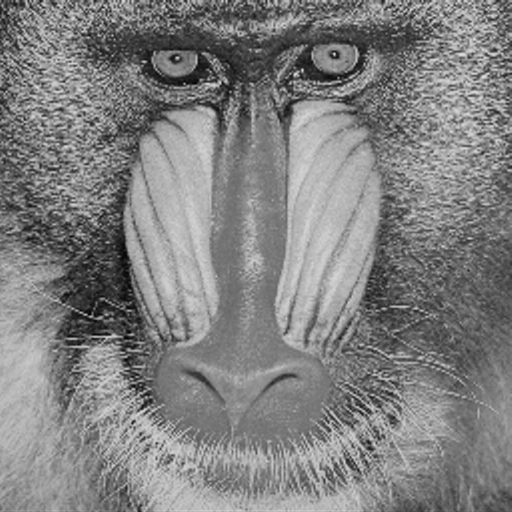
#> input picture MRS-impulse-noise/images/benchmark/mandrill.png, 512 x 512 px, given as the content of the folder e/t1/MRS-impulse-noise/data/../images/benchmark/mandrill.png, which was not available
$ python h1_run.py ../images/benchmark/mandrill.png
#> lines starting #> are read from the running program, lines starting #| are printed output that depends on the picture; pictures that were not available may be replaced by others from this repository, and a replacement may not be noted
### MRS-impulse-noise/src/mrs_core.py
"""Mask-conditioned risk switching (MRS) for NVBMF-class two-stage impulse filters.

Derivation
----------
Under salt-and-pepper corruption the surviving pixels carry TRUE values, so the
restoration error at a repaired pixel p is pure prediction error: p is estimated by
an average over a set S of source locations, all of which hold true image values.

For a weighted-equally average over a source multiset S (|S| = m), the expected
squared error is the geostatistical extension variance:

    V(p, S) = (1/m) sum_{s in S} D(|p - s|)  -  (1/(2 m^2)) sum_{s,t in S} D(|s - t|)

with D(h) = E[(I(x) - I(x+h))^2] the structure function (= 2 * semivariogram).

Stage 1 estimates p by the mean of the tied-nearest surviving pixels -> S1 is known
exactly from the mask.  Stage 2 replaces that by the 3x3 non-zero mean of the Stage-1
output; each window position contributes either its own true value (if it survived) or
its donor's value (if it was repaired), so the EFFECTIVE source multiset S2 is also
known exactly from the mask.  Both are therefore computable with no ground truth.

D is estimated from surviving pixel pairs only, either globally or in a local window.
"""
import numpy as np

# ---------------------------------------------------------------- rings / offsets

def distance_rings(radius=5):
#> called with radius = 5
    rings = {}
    for di in range(-radius, radius + 1):
        for dj in range(-radius, radius + 1):
            if di == 0 and dj == 0:
                continue
            rings.setdefault(di * di + dj * dj, []).append((di, dj))
    return [(d2, rings[d2]) for d2 in sorted(rings)]

RINGS = distance_rings(5)


def shift(a, di, dj, fill=0.0):
    out = np.full_like(a, fill, dtype=a.dtype)
    H, W = a.shape
    si0, si1 = max(0, di), min(H, H + di)
    di0, di1 = max(0, -di), min(H, H - di)
    sj0, sj1 = max(0, dj), min(W, W + dj)
    dj0, dj1 = max(0, -dj), min(W, W - dj)
    if si1 > si0 and sj1 > sj0:
        out[di0:di1, dj0:dj1] = a[si0:si1, sj0:sj1]
    return out


# ---------------------------------------------------------------- structure function

def structure_function_global(img, surv, lags):
    """D(h) estimated from surviving pairs only. lags = list of (di,dj)."""
    x = img.astype(np.float64)
    m = surv.astype(np.float64)
    out = {}
    for (di, dj) in lags:
        xs, ms = shift(x, di, dj), shift(m, di, dj)
        w = m * ms
        n = w.sum()
        out[(di, dj)] = float((w * (x - xs) ** 2).sum() / n) if n > 0 else np.nan
    return out


def _box(a, r):
    """Box sum over a (2r+1)^2 window, via summed-area table."""
    H, W = a.shape
    ii = np.zeros((H + 1, W + 1), np.float64)
    ii[1:, 1:] = a.cumsum(0).cumsum(1)
    i0 = np.clip(np.arange(H) - r, 0, H)
    i1 = np.clip(np.arange(H) + r + 1, 0, H)
    j0 = np.clip(np.arange(W) - r, 0, W)
    j1 = np.clip(np.arange(W) + r + 1, 0, W)
    return (ii[np.ix_(i1, j1)] - ii[np.ix_(i0, j1)]
            - ii[np.ix_(i1, j0)] + ii[np.ix_(i0, j0)])


# [12 lines left out: function structure_function_local, not called in this run]


class Dcurve:
    """Isotropic D(r) as a function of distance, from lag estimates."""

    def __init__(self, r2_to_D):
        r2 = np.array(sorted(r2_to_D), dtype=np.float64)
        vals = np.array([r2_to_D[k] for k in sorted(r2_to_D)], dtype=np.float64)
        ok = np.isfinite(vals)
        self.r = np.sqrt(r2[ok])
        self.D = vals[ok]

    def __call__(self, r):
        r = np.asarray(r, np.float64)
        v = np.interp(r, self.r, self.D)
        # D is zero at zero lag. np.interp clamps below the smallest measured
        # lag, so without this the i=j terms of the ordered double sum in
        # Eqn (6) would be charged D(r_min) instead of 0.
        return np.where(r <= 0.0, 0.0, v)


def isotropic(dmap):
    """Average directional lag estimates into r^2 -> D."""
    acc = {}
    for (di, dj), v in dmap.items():
        if np.isfinite(v):
            acc.setdefault(di * di + dj * dj, []).append(v)
    return {k: float(np.mean(v)) for k, v in acc.items()}


LAGS = [(0, 1), (1, 0), (1, 1), (1, -1), (0, 2), (2, 0), (2, 2), (2, -2),
        (0, 3), (3, 0), (1, 2), (2, 1), (0, 4), (4, 0), (3, 3), (3, -3),
        (0, 5), (5, 0), (0, 6), (6, 0), (0, 8), (8, 0)]


# ---------------------------------------------------------------- stage 1, vectorised

def stage1_with_sources(noisy, mask):
    """Vectorised NVBMF Stage 1.

    Returns (s1, src_di, src_dj, ring_idx, ring_m) where for each repaired pixel
    src_di/src_dj is the offset to the CENTROID of its tied-nearest donors, ring_idx
    identifies the winning ring and ring_m the number of tied donors in it. Clean
    pixels get offset (0,0).
    """
    x = noisy.astype(np.float64)
    surv = (~mask).astype(np.float64)
    H, W = x.shape

    val = np.zeros((H, W))
    done = ~mask
    ring_id = np.full((H, W), -1, np.int16)
    ring_m = np.zeros((H, W), np.float64)
    sdi = np.zeros((H, W))
    sdj = np.zeros((H, W))

    for k, (d2, offs) in enumerate(RINGS):
        todo = ~done
        if not todo.any():
            break
        s = np.zeros((H, W))
        c = np.zeros((H, W))
        adi = np.zeros((H, W))
        adj = np.zeros((H, W))
        for (di, dj) in offs:
            sm = shift(surv, di, dj)
            sv = shift(x, di, dj)
            s += sv * sm
            c += sm
            adi += di * sm
            adj += dj * sm
        hit = todo & (c > 0)
        if hit.any():
            val[hit] = s[hit] / c[hit]
            ring_id[hit] = k
            ring_m[hit] = c[hit]
            sdi[hit] = adi[hit] / c[hit]
            sdj[hit] = adj[hit] / c[hit]
            done |= hit

    # all-noise-window fallback: leave as running-mean surrogate (global clean mean)
    left = ~done
    if left.any():
        cm = x[~mask].mean() if (~mask).any() else x.mean()
        val[left] = cm
        ring_m[left] = 1.0

    s1 = np.where(mask, val, x)
    return s1, sdi, sdj, ring_id, ring_m


# ---------------------------------------------------------------- predicted risks

def _ring_pair_term(mask, ring_id, ring_m, Dfun):
    """(1/(2 m^2)) * sum_{s,t in S1} D(|s-t|) for the winning ring of each pixel."""
    H, W = mask.shape
    surv = (~mask).astype(np.float64)
    acc = np.zeros((H, W))
    for k, (d2, offs) in enumerate(RINGS):
        sel = (ring_id == k) & mask
        if not sel.any():
            continue
        tot = np.zeros((H, W))
        for (ai, aj) in offs:
            ma = shift(surv, ai, aj)
            for (bi, bj) in offs:
                mb = shift(surv, bi, bj)
                h = np.hypot(ai - bi, aj - bj)
                tot += ma * mb * np.asarray(Dfun(h))
        acc[sel] = tot[sel]
    m2 = np.maximum(ring_m, 1.0) ** 2
    return acc / (2.0 * m2)


def risk_stage1(mask, ring_id, ring_m, Dfun):
    """V1 = D(r) - pair term. All donors sit at the same distance r."""
    H, W = mask.shape
    r = np.zeros((H, W))
    for k, (d2, offs) in enumerate(RINGS):
        sel = ring_id == k
        if sel.any():
            r[sel] = np.sqrt(d2)
    first = Dfun(r)
    return np.maximum(first - _ring_pair_term(mask, ring_id, ring_m, Dfun), 1e-9)


WIN3 = [(di, dj) for di in (-1, 0, 1) for dj in (-1, 0, 1)]


def risk_stage2(mask, sdi, sdj, Dfun):
    """V2 for the 3x3 mean of the Stage-1 output.

    Effective source offset of window position u is u + srcoff(p+u), where srcoff is
    (0,0) for a surviving pixel and the donor centroid offset for a repaired one.
    """
    H, W = mask.shape
    S = []
    for (ui, uj) in WIN3:
        S.append((ui + shift(sdi, ui, uj), uj + shift(sdj, ui, uj)))
    m = float(len(S))
    t1 = np.zeros((H, W))
    for (ai, aj) in S:
        t1 += Dfun(np.hypot(ai, aj))
    t1 /= m
    t2 = np.zeros((H, W))
    for (ai, aj) in S:
        for (bi, bj) in S:
            t2 += Dfun(np.hypot(ai - bi, aj - bj))
    t2 /= (2.0 * m * m)
    return np.maximum(t1 - t2, 1e-9)

### MRS-impulse-noise/experiments/h1_m7_benchmark.py
#!/usr/bin/env python3
"""
H1 + M7  --  MRS grafted onto NVBMF, benchmarked against the anchor paper's
comparison set on the anchor paper's datasets, with Wilcoxon signed-rank tests.

WHAT THIS ANSWERS
-----------------
H1 : the reviewer's objection that six images cannot support the claim, and that
     the anchor [1] is weakest in the 10-40% band, which is exactly the band MRS
     acts on. Running on BSDS200 + TESTIMAGES40 + MATLAB20 puts MRS on the anchor's
     own ground.
M7 : scale beyond six images, re-estimate the roughness-gain correlation on a set
     large enough to carry it, and test significance the way the anchor does.

DATASETS (you must supply these; see PREPARE below)
---------------------------------------------------
    data/bsds200/*.png        200 images, UC-Berkeley BSDS train split, grayscale
    data/testimages40/*.png    40 images, TESTIMAGES 1200x1200 subset, grayscale
    data/matlab20/*.png        20 images, the MATLAB sample-image set, grayscale

PREPARE
-------
Convert every source image to 8-bit grayscale PNG. Do NOT resize BSDS (481x321 is
the native size the anchor uses). Record the exact file list; the script writes it
into the output so the run is reproducible.

DENSITIES
---------
0.10 .. 0.40 in steps of 0.05 (the band where MRS is active), plus 0.50 and 0.60 as
a control band where MRS defers to the global rule and must be identical to NVBMF.

BASELINES
---------
NVBMF [1] and MRS are implemented here. ARmF, IAWMF, IMF, DAMF and SFT_lp are NOT
reimplemented: reimplementing five filters from paywalled papers would put unverified
constants into the comparison. Two honest options, in order of preference:
  (a) run the authors' released code (Erkan/Enginoglu publish MATLAB for DAMF, IMF,
      AFMF, ARmF, IAWMF) on the same corrupted images this script writes out, then
      paste the PSNR/SSIM tables back;
  (b) quote the anchor's published numbers for those filters and state in the caption
      that they are quoted and not re-measured. Only valid if the image set, the
      density grid and the noise generator match exactly.
Set DUMP_NOISY = True to write the corrupted images for option (a).

OUTPUT
------
    h1_rows.json     one record per image/density/seed
    h1_summary.json  per-dataset means, per-density means, Wilcoxon results,
                     roughness-gain correlation over the whole set
"""
import json, glob, time, math
import os, sys
ROOT = os.path.dirname(os.path.dirname(os.path.abspath(__file__)))
sys.path.insert(0, os.path.join(ROOT, 'src'))
sys.path.insert(0, os.path.join(ROOT, 'experiments'))
import numpy as np


from mrs_core import (stage1_with_sources, structure_function_global, isotropic,
                      Dcurve, LAGS, risk_stage1, risk_stage2, _box)

from PIL import Image

# ----------------------------------------------------------------- configuration
DATASETS = {
    'bsds200': 'data/bsds200/*.png',
    'testimages40': 'data/testimages40/*.png',
    'matlab20': 'data/matlab20/*.png',
}
ACTIVE_DENS = [0.10, 0.15, 0.20, 0.25, 0.30, 0.35, 0.40]
CONTROL_DENS = [0.50, 0.60]
SEEDS = [1, 2, 3]
CUTOFF = 0.45
DUMP_NOISY = False
FIX_D0 = True          # see the D0 node: use the convention Eqn (6) states


# ----------------------------------------------------------------- helpers
def load(p):
#> called with p = '_only/mandrill.png'
    return np.array(Image.open(p).convert('L')).astype(np.uint8)
#> returned value is the input picture: shape (512, 512); min 0, max 226, mean 128.5


def add_spn(img, d, seed):
    """Identical generator to the six-image study: same rng, same draw order."""
    rng = np.random.default_rng(seed)
    out = img.copy()
    r = rng.random(img.shape)
    corrupt = r < d
    salt = rng.random(img.shape) < 0.5
    out[corrupt & salt] = 255
    out[corrupt & ~salt] = 0
    return out, corrupt


def box3_nonzero_mean(a):
    a = a.astype(np.float64)
    H, W = a.shape
    ap = np.pad(a, 1)
    zp = np.pad((a != 0.0).astype(np.float64), 1)
    ws = np.zeros_like(a)
    wc = np.zeros_like(a)
    for di in (0, 1, 2):
        for dj in (0, 1, 2):
            ws += ap[di:di + H, dj:dj + W] * zp[di:di + H, dj:dj + W]
            wc += zp[di:di + H, dj:dj + W]
    out = a.copy()
    has = wc > 0
    out[has] = ws[has] / wc[has]
    return out


def psnr(a, b):
    m = np.mean((a.astype(np.float64) - b.astype(np.float64)) ** 2)
    return 99.0 if m == 0 else 10 * np.log10(255.0 ** 2 / m)


def _gauss(size=11, sigma=1.5):
    ax = np.arange(size, dtype=np.float64) - (size - 1) / 2.0
    g = np.exp(-(ax ** 2) / (2.0 * sigma ** 2))
    return g / g.sum()


_G = _gauss()


def _sep(a, g):
    k = g.size
    H, W = a.shape
    t = np.zeros((H - k + 1, W), np.float64)
    for i in range(k):
        t += g[i] * a[i:i + H - k + 1, :]
    o = np.zeros((H - k + 1, W - k + 1), np.float64)
    for j in range(k):
        o += g[j] * t[:, j:j + W - k + 1]
    return o


def ssim_windowed(X, Y):
    X, Y = np.asarray(X, np.float64), np.asarray(Y, np.float64)
    C1, C2 = (0.01 * 255) ** 2, (0.03 * 255) ** 2
    mx, my = _sep(X, _G), _sep(Y, _G)
    vx = _sep(X * X, _G) - mx * mx
    vy = _sep(Y * Y, _G) - my * my
    cxy = _sep(X * Y, _G) - mx * my
    return float((((2 * mx * my + C1) * (2 * cxy + C2)) /
                  ((mx ** 2 + my ** 2 + C1) * (vx + vy + C2))).mean())


def ief(o, n, r):
    o, n, r = (np.asarray(z, np.float64) for z in (o, n, r))
    den = ((r - o) ** 2).sum()
    return float('inf') if den == 0 else float(((n - o) ** 2).sum() / den)


class DZero:
    def __init__(self, base):
        self.base = base

    def __call__(self, r):
        r = np.asarray(r, np.float64)
        return np.where(r <= 0.0, 0.0, self.base(r))


# ----------------------------------------------------------------- one condition
def run_one(img, d, seed, dump_path=None):
    noisy, mask = add_spn(img, d, seed)
    if dump_path:
        Image.fromarray(noisy).save(dump_path)
    surv = ~mask
    gt = img.astype(np.float64)

    s1, sdi, sdj, rid, rm = stage1_with_sources(noisy, mask)
    s2 = box3_nonzero_mean(s1)
    gd = float(mask.mean())

    Dg = Dcurve(isotropic(structure_function_global(noisy.astype(np.float64), surv, LAGS)))
    Dfun = DZero(Dg) if FIX_D0 else Dg
    V1 = risk_stage1(mask, rid, rm, Dfun)
    V2 = risk_stage2(mask, sdi, sdj, Dfun)

    e1 = (s1 - gt) ** 2
    e2 = (s2 - gt) ** 2
    orc = e2 < e1
    ld = _box(mask.astype(np.float64), 2) / _box(np.ones_like(s1), 2)

    outs = {
        'nvbmf': np.where(mask & (gd > CUTOFF), s2, s1),
        'las2': np.where(mask & ((ld > CUTOFF) | (gd > CUTOFF)), s2, s1),
        'mrs': np.where(mask & ((V2 < V1) | (gd > CUTOFF)), s2, s1),
        'oracle': np.where(mask & orc, s2, s1),
    }
    r = {'d': d, 'seed': seed}
    for k, v in outs.items():
        v8 = np.clip(np.round(v), 0, 255).astype(np.uint8)
        r['psnr_' + k] = psnr(img, v8)
        r['ssim_' + k] = ssim_windowed(img, v8)
        r['ief_' + k] = ief(img, noisy, v8)
    r['agree'] = float(((V2 < V1)[mask] == orc[mask]).mean())
    # roughness at unit lag, normalised by variance, measured on the CLEAN image
    dh = isotropic(structure_function_global(gt, np.ones_like(mask, bool), [(0, 1), (1, 0)]))
    r['D1_over_var'] = float(dh[1] / max(gt.var(), 1e-9))
    return r


# ----------------------------------------------------------------- statistics
# [52 lines left out: functions wilcoxon_signed_rank, spearman, pearson, not called in this run]


# ----------------------------------------------------------------- main
# [75 lines that do not run on import are left out]

### MRS-impulse-noise/experiments/h1_run.py
#!/usr/bin/env python3
"""
H1 runner -- one dataset per process.

    python3 h1_run.py bsds200
    python3 h1_run.py testimages40

Budget note. The six-image study used 3 seeds because 6 images cannot carry a
mean on their own. With 240 images one realisation per image per density already
gives 960 paired conditions, which is far more statistical weight than 72, so the
seed axis is spent on images instead. The seed-to-seed variation is already
characterised in Section V-B1 and does not need re-measuring here.

Densities 0.1-0.4 are the band where MRS is active. 0.5 is run on the first 20
images of each set only, as a control: above the cutoff MRS must be bit-identical
to NVBMF, and the script asserts it.

Out: h1_<dataset>.json
"""
import json, glob, time
import os, sys
ROOT = os.path.dirname(os.path.dirname(os.path.abspath(__file__)))
sys.path.insert(0, os.path.join(ROOT, 'src'))
sys.path.insert(0, os.path.join(ROOT, 'experiments'))
import numpy as np

from h1_m7_benchmark import (load, run_one, ACTIVE_DENS)   # run_one has FIX_D0=True

DENS = [0.1, 0.2, 0.3, 0.4]
CONTROL_D = 0.5
CONTROL_N = 20
SEED = 1

if __name__ == '__main__':
    ds = sys.argv[1]
    files = sorted(glob.glob(os.path.join(ROOT,'data',ds,'*.png')))
    print(f"{ds}: {len(files)} images", flush=True)
    rows = []
    t0 = time.time()
    for i, fp in enumerate(files):
        img = load(fp)
        name = os.path.basename(fp)
        for d in DENS:
            r = run_one(img, d, SEED)
            r['dataset'] = ds
            r['image'] = name
            rows.append(r)
#> this loop made 4 passes
#> gd in run_one on pass 1: 0.0998
#> pass 1, in run_one, `noisy, mask = add_spn(img, d, seed)`:
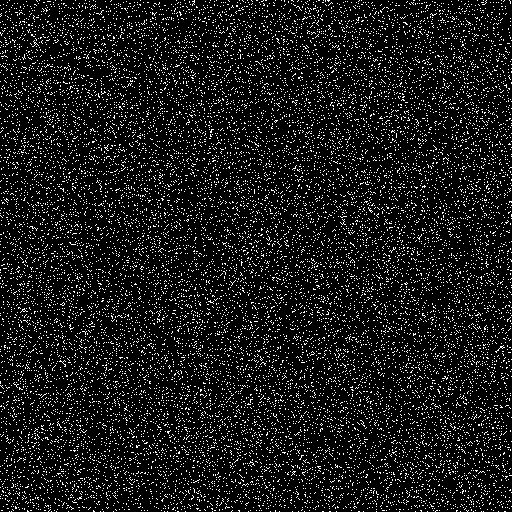
#> mask: shape (512, 512) bool; 10% white in thin lines or dots
        if i < CONTROL_N:
            r = run_one(img, CONTROL_D, SEED)
#> after the loop in stage1_with_sources (call 5), `for k, (d2, offs) in enumerate(RINGS):`:
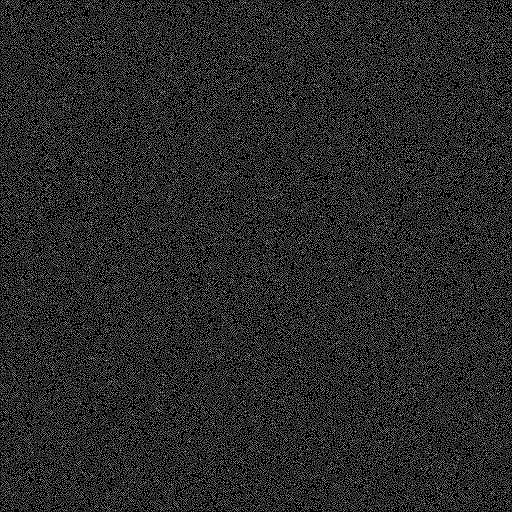
#> ring_m: shape (512, 512) float64; min 0, max 7, mean 1.07; drawn with min black and max white
#> after the loop in stage1_with_sources (call 5), `for k, (d2, offs) in enumerate(RINGS):`:
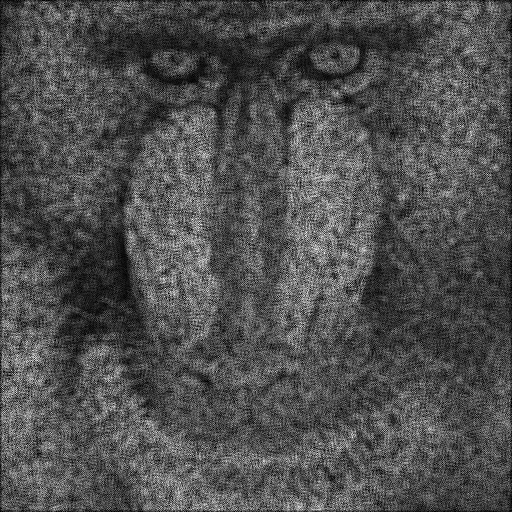
#> s: shape (512, 512) float64; min 0, max 1625, mean 509.5; drawn with min black and max white
#> after the loop in stage1_with_sources (call 5), `for k, (d2, offs) in enumerate(RINGS):`:
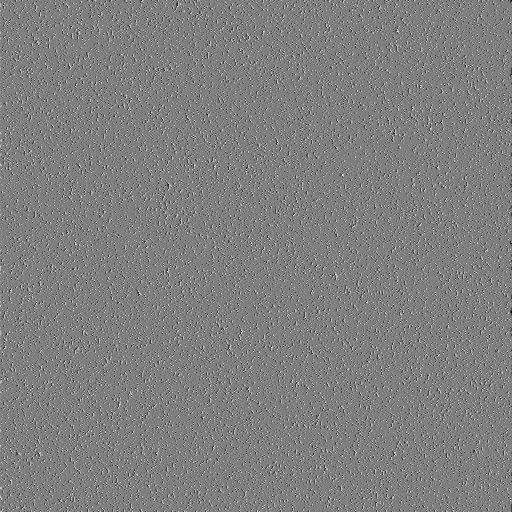
#> sdj: shape (512, 512) float64; min -2, max 2, mean 1.13e-05; drawn with min black and max white
#> after the loop in box3_nonzero_mean (call 5), `for di in (0, 1, 2):`:
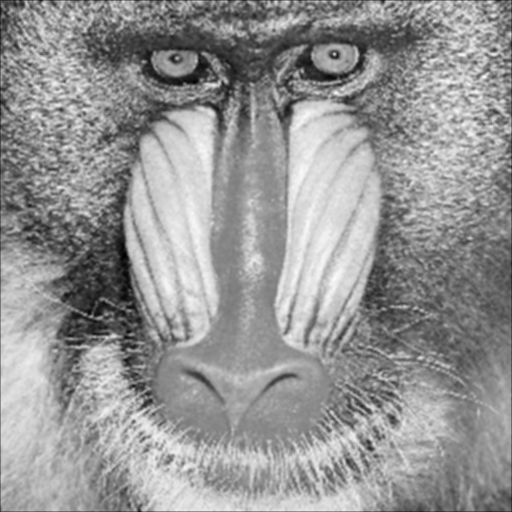
#> ws: shape (512, 512) float64; min 79, max 1913.5, mean 1153.5; drawn with min black and max white
#> after the loop in _ring_pair_term (call 5), `for k, (d2, offs) in enumerate(RINGS):`:
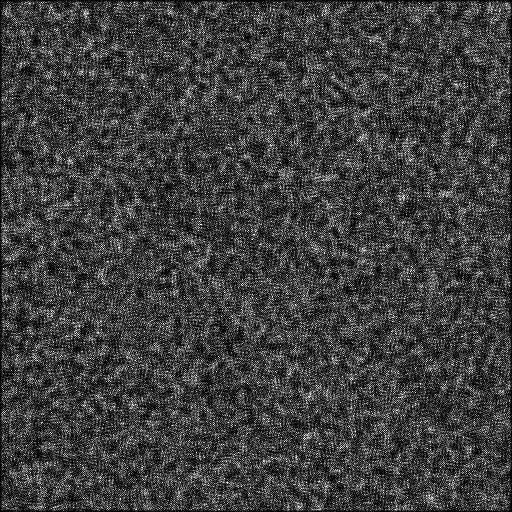
#> tot: shape (512, 512) float64; min 0, max 52092.1, mean 12847.1; drawn with min black and max white
#> the loop in risk_stage2 (call 5), `for (ai, aj) in S:` made 9 passes
#> pass 1, in __call__ (call 766), `v = np.interp(r, self.r, self.D)`:
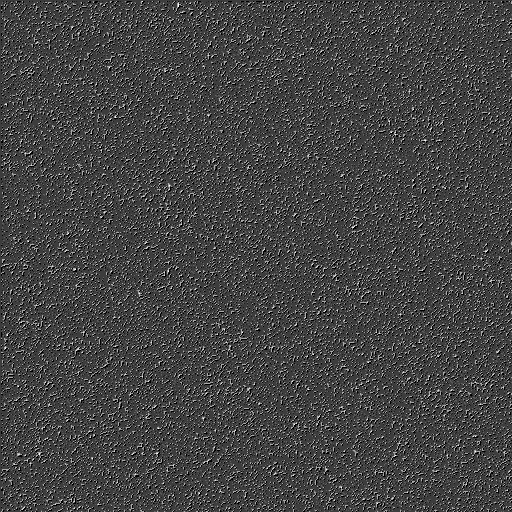
#> v: shape (512, 512) float64; min 246.2, max 1024.7, mean 455.4; drawn with min black and max white
            r['dataset'] = ds
            r['image'] = name
            r['control'] = True
            rows.append(r)
        if i % 5 == 0 or i == len(files) - 1:
            g = np.mean([x['psnr_mrs'] - x['psnr_nvbmf']
                         for x in rows if not x.get('control')])
            print(f"  [{i+1:3d}/{len(files)}] {name[:34]:34s} running mean gain "
                  f"{g:+.3f} dB   [{time.time()-t0:7.1f}s]", flush=True)
            json.dump(rows, open(os.path.join(ROOT,'results','h1_'+ds+'.json'), 'w'))
    json.dump(rows, open(os.path.join(ROOT,'results','h1_'+ds+'.json'), 'w'))

    ctl = [r for r in rows if r.get('control')]
    ok = all(abs(r['psnr_mrs'] - r['psnr_nvbmf']) < 1e-9 for r in ctl)
    print(f"control ({len(ctl)} conditions at d={CONTROL_D}): "
          f"MRS identical to NVBMF = {ok}", flush=True)
#| control (1 conditions at d=0.5): MRS identical to NVBMF = True
    print('elapsed', time.time() - t0)
